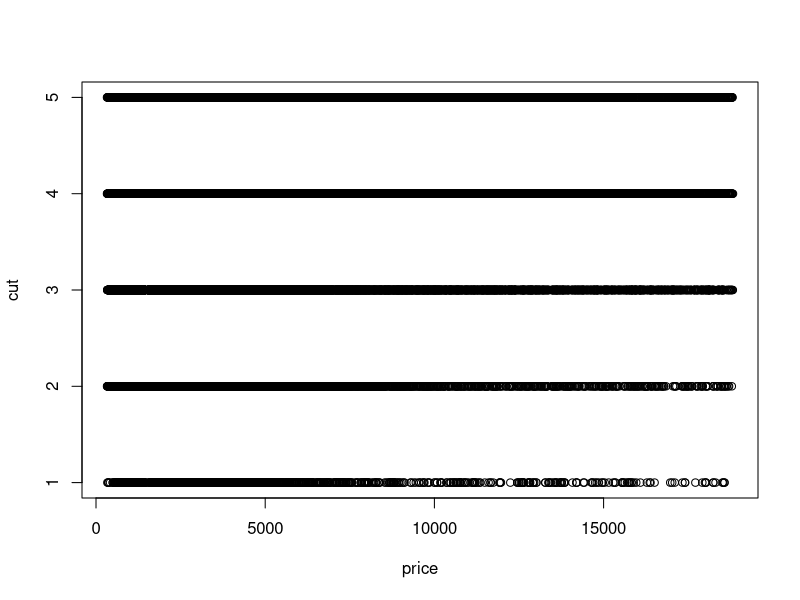

Generate this figure with R:
## ---- chunk 1
knitr::opts_chunk$set(echo = TRUE)
## ---- chunk 2
library(tidyverse)
summary(diamonds$cut)
summary(diamonds$price)
## ---- chunk 3
summary(diamonds)
## ---- chunk 4
library(tidyverse)
plot(diamonds$price,diamonds$cut,xlab = "price",ylab = "cut")
